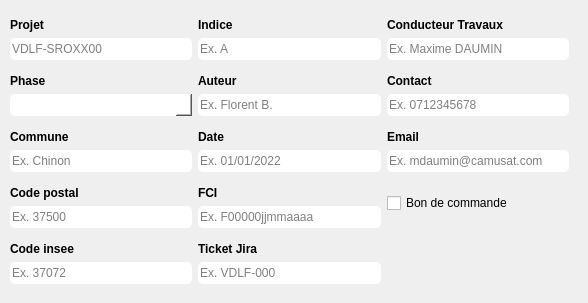
     <widget class="QFrame" name="frameInfo">
      <property name="sizePolicy">
       <sizepolicy hsizetype="MinimumExpanding" vsizetype="MinimumExpanding">
        <horstretch>0</horstretch>
        <verstretch>0</verstretch>
       </sizepolicy>
      </property>
      <property name="frameShape">
       <enum>QFrame::NoFrame</enum>
      </property>
      <property name="frameShadow">
       <enum>QFrame::Plain</enum>
      </property>
      <property name="lineWidth">
       <number>0</number>
      </property>
      <widget class="QWidget" name="layoutWidget">
       <property name="geometry">
        <rect>
         <x>0</x>
         <y>0</y>
         <width>579</width>
         <height>294</height>
        </rect>
       </property>
       <layout class="QGridLayout" name="gridLayout">
        <property name="sizeConstraint">
         <enum>QLayout::SetMinAndMaxSize</enum>
        </property>
        <property name="leftMargin">
         <number>10</number>
        </property>
        <property name="topMargin">
         <number>10</number>
        </property>
        <property name="rightMargin">
         <number>10</number>
        </property>
        <property name="bottomMargin">
         <number>10</number>
        </property>
        <item row="1" column="0">
         <layout class="QVBoxLayout" name="verticalLayout_4">
          <property name="spacing">
           <number>6</number>
          </property>
          <property name="sizeConstraint">
           <enum>QLayout::SetDefaultConstraint</enum>
          </property>
          <item>
           <widget class="QLabel" name="labelPhase">
            <property name="sizePolicy">
             <sizepolicy hsizetype="MinimumExpanding" vsizetype="MinimumExpanding">
              <horstretch>0</horstretch>
              <verstretch>0</verstretch>
             </sizepolicy>
            </property>
            <property name="font">
             <font>
              <weight>75</weight>
              <bold>true</bold>
             </font>
            </property>
            <property name="text">
             <string>Phase</string>
            </property>
            <property name="alignment">
             <set>Qt::AlignBottom|Qt::AlignLeading|Qt::AlignLeft</set>
            </property>
           </widget>
          </item>
          <item>
           <widget class="QComboBox" name="comboBoxPhase">
            <property name="sizePolicy">
             <sizepolicy hsizetype="MinimumExpanding" vsizetype="MinimumExpanding">
              <horstretch>0</horstretch>
              <verstretch>0</verstretch>
             </sizepolicy>
            </property>
            <property name="maximumSize">
             <size>
              <width>16777215</width>
              <height>40</height>
             </size>
            </property>
            <property name="styleSheet">
             <string notr="true">QComboBox {
	background-color: rgb(255, 255, 255);
	color: black;
	border: 0;
	border-radius: 5px;
}
QComboBox:focus {
	background-color: rgb(255, 255, 255);
	border: 1px solid rgb(50, 50, 50);
}
QComboBox:on {
	background-color: rgb(255, 255, 255);
	color: black;
	border: 1px solid rgb(50, 50, 50);
}
QComboBox:strong:focus {
	background-color: rgb(255, 255, 255);
	border: 1px solid rgb(50, 50, 50);
}
QComboBox:pressed {
	background-color: rgb(200, 200, 200);
	border: 0;
}
QComboBox:hover {
	background-color: rgb(255, 255, 255);
	color: black;
	border: 1px solid rgb(50, 50, 50);
}
QComboBox:disabled {
	background-color: rgb(150, 150, 150);
	border: 0;
}
QComboBox:down-arrow {
	background-color: rgb(255, 255, 255);
}
</string>
            </property>
            <property name="editable">
             <bool>true</bool>
            </property>
            <property name="currentText">
             <string/>
            </property>
           </widget>
          </item>
         </layout>
        </item>
        <item row="2" column="0">
         <layout class="QVBoxLayout" name="verticalLayout_7">
          <property name="spacing">
           <number>6</number>
          </property>
          <property name="sizeConstraint">
           <enum>QLayout::SetDefaultConstraint</enum>
          </property>
          <item>
           <widget class="QLabel" name="labelCity">
            <property name="sizePolicy">
             <sizepolicy hsizetype="MinimumExpanding" vsizetype="MinimumExpanding">
              <horstretch>0</horstretch>
              <verstretch>0</verstretch>
             </sizepolicy>
            </property>
            <property name="font">
             <font>
              <weight>75</weight>
              <bold>true</bold>
             </font>
            </property>
            <property name="text">
             <string>Commune</string>
            </property>
            <property name="alignment">
             <set>Qt::AlignBottom|Qt::AlignLeading|Qt::AlignLeft</set>
            </property>
           </widget>
          </item>
          <item>
           <widget class="QLineEdit" name="lineEditCity">
            <property name="sizePolicy">
             <sizepolicy hsizetype="MinimumExpanding" vsizetype="MinimumExpanding">
              <horstretch>0</horstretch>
              <verstretch>0</verstretch>
             </sizepolicy>
            </property>
            <property name="maximumSize">
             <size>
              <width>16777215</width>
              <height>40</height>
             </size>
            </property>
            <property name="styleSheet">
             <string notr="true">QLineEdit {
	background-color: rgb(255, 255, 255);
	border: 0;
	border-radius: 5px;
}
QLineEdit:focus {
	background-color: rgb(255, 255, 255);
	border: 1px solid rgb(50, 50, 50);
}
QLineEdit:strong:focus {
	background-color: rgb(255, 255, 255);
	border: 1px solid rgb(50, 50, 50);
}
QLineEdit:pressed {
	background-color: rgb(200, 200, 200);
	border: 0;
}
QLineEdit:hover {
	background-color: rgb(255, 255, 255);
	border: 1px solid rgb(50, 50, 50);
}
QLineEdit:disabled {
	background-color: rgb(150, 150, 150);
	border: 0;
}</string>
            </property>
            <property name="inputMask">
             <string/>
            </property>
            <property name="placeholderText">
             <string>Ex. Chinon</string>
            </property>
           </widget>
          </item>
         </layout>
        </item>
        <item row="4" column="0">
         <layout class="QVBoxLayout" name="verticalLayout_13">
          <property name="spacing">
           <number>6</number>
          </property>
          <property name="sizeConstraint">
           <enum>QLayout::SetDefaultConstraint</enum>
          </property>
          <item>
           <widget class="QLabel" name="labelInseecode">
            <property name="sizePolicy">
             <sizepolicy hsizetype="MinimumExpanding" vsizetype="MinimumExpanding">
              <horstretch>0</horstretch>
              <verstretch>0</verstretch>
             </sizepolicy>
            </property>
            <property name="font">
             <font>
              <weight>75</weight>
              <bold>true</bold>
             </font>
            </property>
            <property name="text">
             <string>Code insee</string>
            </property>
            <property name="alignment">
             <set>Qt::AlignBottom|Qt::AlignLeading|Qt::AlignLeft</set>
            </property>
           </widget>
          </item>
          <item>
           <widget class="QLineEdit" name="lineEditInseecode">
            <property name="sizePolicy">
             <sizepolicy hsizetype="MinimumExpanding" vsizetype="MinimumExpanding">
              <horstretch>0</horstretch>
              <verstretch>0</verstretch>
             </sizepolicy>
            </property>
            <property name="maximumSize">
             <size>
              <width>16777215</width>
              <height>40</height>
             </size>
            </property>
            <property name="styleSheet">
             <string notr="true">QLineEdit {
	background-color: rgb(255, 255, 255);
	border: 0;
	border-radius: 5px;
}
QLineEdit:focus {
	background-color: rgb(255, 255, 255);
	border: 1px solid rgb(50, 50, 50);
}
QLineEdit:strong:focus {
	background-color: rgb(255, 255, 255);
	border: 1px solid rgb(50, 50, 50);
}
QLineEdit:pressed {
	background-color: rgb(200, 200, 200);
	border: 0;
}
QLineEdit:hover {
	background-color: rgb(255, 255, 255);
	border: 1px solid rgb(50, 50, 50);
}
QLineEdit:disabled {
	background-color: rgb(150, 150, 150);
	border: 0;
}</string>
            </property>
            <property name="inputMask">
             <string/>
            </property>
            <property name="placeholderText">
             <string>Ex. 37072</string>
            </property>
           </widget>
          </item>
         </layout>
        </item>
        <item row="1" column="1">
         <layout class="QVBoxLayout" name="verticalLayout_5">
          <property name="spacing">
           <number>6</number>
          </property>
          <property name="sizeConstraint">
           <enum>QLayout::SetDefaultConstraint</enum>
          </property>
          <item>
           <widget class="QLabel" name="labelAuthor">
            <property name="sizePolicy">
             <sizepolicy hsizetype="MinimumExpanding" vsizetype="MinimumExpanding">
              <horstretch>0</horstretch>
              <verstretch>0</verstretch>
             </sizepolicy>
            </property>
            <property name="font">
             <font>
              <weight>75</weight>
              <bold>true</bold>
             </font>
            </property>
            <property name="text">
             <string>Auteur</string>
            </property>
            <property name="alignment">
             <set>Qt::AlignBottom|Qt::AlignLeading|Qt::AlignLeft</set>
            </property>
           </widget>
          </item>
          <item>
           <widget class="QLineEdit" name="lineEditAuthor">
            <property name="sizePolicy">
             <sizepolicy hsizetype="MinimumExpanding" vsizetype="MinimumExpanding">
              <horstretch>0</horstretch>
              <verstretch>0</verstretch>
             </sizepolicy>
            </property>
            <property name="maximumSize">
             <size>
              <width>16777215</width>
              <height>40</height>
             </size>
            </property>
            <property name="styleSheet">
             <string notr="true">QLineEdit {
	background-color: rgb(255, 255, 255);
	border: 0;
	border-radius: 5px;
}
QLineEdit:focus {
	background-color: rgb(255, 255, 255);
	border: 1px solid rgb(50, 50, 50);
}
QLineEdit:strong:focus {
	background-color: rgb(255, 255, 255);
	border: 1px solid rgb(50, 50, 50);
}
QLineEdit:pressed {
	background-color: rgb(200, 200, 200);
	border: 0;
}
QLineEdit:hover {
	background-color: rgb(255, 255, 255);
	border: 1px solid rgb(50, 50, 50);
}
QLineEdit:disabled {
	background-color: rgb(150, 150, 150);
	border: 0;
}</string>
            </property>
            <property name="inputMask">
             <string/>
            </property>
            <property name="placeholderText">
             <string>Ex. Florent B.</string>
            </property>
           </widget>
          </item>
         </layout>
        </item>
        <item row="2" column="1">
         <layout class="QVBoxLayout" name="verticalLayout_8">
          <property name="spacing">
           <number>6</number>
          </property>
          <property name="sizeConstraint">
           <enum>QLayout::SetDefaultConstraint</enum>
          </property>
          <item>
           <widget class="QLabel" name="labelAuthorDate">
            <property name="sizePolicy">
             <sizepolicy hsizetype="MinimumExpanding" vsizetype="MinimumExpanding">
              <horstretch>0</horstretch>
              <verstretch>0</verstretch>
             </sizepolicy>
            </property>
            <property name="font">
             <font>
              <weight>75</weight>
              <bold>true</bold>
             </font>
            </property>
            <property name="text">
             <string>Date</string>
            </property>
            <property name="alignment">
             <set>Qt::AlignBottom|Qt::AlignLeading|Qt::AlignLeft</set>
            </property>
           </widget>
          </item>
          <item>
           <widget class="QLineEdit" name="lineEditAuthorDate">
            <property name="sizePolicy">
             <sizepolicy hsizetype="MinimumExpanding" vsizetype="MinimumExpanding">
              <horstretch>0</horstretch>
              <verstretch>0</verstretch>
             </sizepolicy>
            </property>
            <property name="maximumSize">
             <size>
              <width>16777215</width>
              <height>40</height>
             </size>
            </property>
            <property name="styleSheet">
             <string notr="true">QLineEdit {
	background-color: rgb(255, 255, 255);
	border: 0;
	border-radius: 5px;
}
QLineEdit:focus {
	background-color: rgb(255, 255, 255);
	border: 1px solid rgb(50, 50, 50);
}
QLineEdit:strong:focus {
	background-color: rgb(255, 255, 255);
	border: 1px solid rgb(50, 50, 50);
}
QLineEdit:pressed {
	background-color: rgb(200, 200, 200);
	border: 0;
}
QLineEdit:hover {
	background-color: rgb(255, 255, 255);
	border: 1px solid rgb(50, 50, 50);
}
QLineEdit:disabled {
	background-color: rgb(150, 150, 150);
	border: 0;
}</string>
            </property>
            <property name="inputMask">
             <string/>
            </property>
            <property name="placeholderText">
             <string>Ex. 01/01/2022</string>
            </property>
           </widget>
          </item>
         </layout>
        </item>
        <item row="2" column="2">
         <layout class="QVBoxLayout" name="verticalLayout_9">
          <property name="spacing">
           <number>6</number>
          </property>
          <property name="sizeConstraint">
           <enum>QLayout::SetDefaultConstraint</enum>
          </property>
          <item>
           <widget class="QLabel" name="labelCdcMail">
            <property name="sizePolicy">
             <sizepolicy hsizetype="MinimumExpanding" vsizetype="MinimumExpanding">
              <horstretch>0</horstretch>
              <verstretch>0</verstretch>
             </sizepolicy>
            </property>
            <property name="font">
             <font>
              <weight>75</weight>
              <bold>true</bold>
             </font>
            </property>
            <property name="text">
             <string>Email</string>
            </property>
            <property name="alignment">
             <set>Qt::AlignBottom|Qt::AlignLeading|Qt::AlignLeft</set>
            </property>
           </widget>
          </item>
          <item>
           <widget class="QLineEdit" name="lineEditCdcMail">
            <property name="sizePolicy">
             <sizepolicy hsizetype="MinimumExpanding" vsizetype="MinimumExpanding">
              <horstretch>0</horstretch>
              <verstretch>0</verstretch>
             </sizepolicy>
            </property>
            <property name="maximumSize">
             <size>
              <width>16777215</width>
              <height>40</height>
             </size>
            </property>
            <property name="styleSheet">
             <string notr="true">QLineEdit {
	background-color: rgb(255, 255, 255);
	border: 0;
	border-radius: 5px;
}
QLineEdit:focus {
	background-color: rgb(255, 255, 255);
	border: 1px solid rgb(50, 50, 50);
}
QLineEdit:strong:focus {
	background-color: rgb(255, 255, 255);
	border: 1px solid rgb(50, 50, 50);
}
QLineEdit:pressed {
	background-color: rgb(200, 200, 200);
	border: 0;
}
QLineEdit:hover {
	background-color: rgb(255, 255, 255);
	border: 1px solid rgb(50, 50, 50);
}
QLineEdit:disabled {
	background-color: rgb(150, 150, 150);
	border: 0;
}</string>
            </property>
            <property name="inputMask">
             <string/>
            </property>
            <property name="placeholderText">
             <string>Ex. mdaumin@camusat.com</string>
            </property>
           </widget>
          </item>
         </layout>
        </item>
        <item row="0" column="1">
         <layout class="QVBoxLayout" name="verticalLayout_2">
          <property name="spacing">
           <number>6</number>
          </property>
          <property name="sizeConstraint">
           <enum>QLayout::SetDefaultConstraint</enum>
          </property>
          <item>
           <widget class="QLabel" name="labelIndex">
            <property name="sizePolicy">
             <sizepolicy hsizetype="MinimumExpanding" vsizetype="MinimumExpanding">
              <horstretch>0</horstretch>
              <verstretch>0</verstretch>
             </sizepolicy>
            </property>
            <property name="font">
             <font>
              <weight>75</weight>
              <bold>true</bold>
             </font>
            </property>
            <property name="text">
             <string>Indice</string>
            </property>
            <property name="alignment">
             <set>Qt::AlignBottom|Qt::AlignLeading|Qt::AlignLeft</set>
            </property>
           </widget>
          </item>
          <item>
           <widget class="QLineEdit" name="lineEditIndex">
            <property name="sizePolicy">
             <sizepolicy hsizetype="MinimumExpanding" vsizetype="MinimumExpanding">
              <horstretch>0</horstretch>
              <verstretch>0</verstretch>
             </sizepolicy>
            </property>
            <property name="maximumSize">
             <size>
              <width>16777215</width>
              <height>40</height>
             </size>
            </property>
            <property name="styleSheet">
             <string notr="true">QLineEdit {
	background-color: rgb(255, 255, 255);
	border: 0;
	border-radius: 5px;
}
QLineEdit:focus {
	background-color: rgb(255, 255, 255);
	border: 1px solid rgb(50, 50, 50);
}
QLineEdit:strong:focus {
	background-color: rgb(255, 255, 255);
	border: 1px solid rgb(50, 50, 50);
}
QLineEdit:pressed {
	background-color: rgb(200, 200, 200);
	border: 0;
}
QLineEdit:hover {
	background-color: rgb(255, 255, 255);
	border: 1px solid rgb(50, 50, 50);
}
QLineEdit:disabled {
	background-color: rgb(150, 150, 150);
	border: 0;
}</string>
            </property>
            <property name="inputMask">
             <string/>
            </property>
            <property name="placeholderText">
             <string>Ex. A</string>
            </property>
           </widget>
          </item>
         </layout>
        </item>
        <item row="3" column="2">
         <layout class="QVBoxLayout" name="verticalLayout_12">
          <property name="spacing">
           <number>6</number>
          </property>
          <property name="sizeConstraint">
           <enum>QLayout::SetDefaultConstraint</enum>
          </property>
          <item>
           <widget class="QCheckBox" name="checkBoxBonComm">
            <property name="sizePolicy">
             <sizepolicy hsizetype="MinimumExpanding" vsizetype="MinimumExpanding">
              <horstretch>0</horstretch>
              <verstretch>0</verstretch>
             </sizepolicy>
            </property>
            <property name="maximumSize">
             <size>
              <width>16777215</width>
              <height>40</height>
             </size>
            </property>
            <property name="text">
             <string>Bon de commande</string>
            </property>
           </widget>
          </item>
         </layout>
        </item>
        <item row="4" column="1">
         <layout class="QVBoxLayout" name="verticalLayout_14">
          <property name="spacing">
           <number>6</number>
          </property>
          <property name="sizeConstraint">
           <enum>QLayout::SetDefaultConstraint</enum>
          </property>
          <item>
           <widget class="QLabel" name="labelTicketJira">
            <property name="sizePolicy">
             <sizepolicy hsizetype="MinimumExpanding" vsizetype="MinimumExpanding">
              <horstretch>0</horstretch>
              <verstretch>0</verstretch>
             </sizepolicy>
            </property>
            <property name="font">
             <font>
              <weight>75</weight>
              <bold>true</bold>
             </font>
            </property>
            <property name="text">
             <string>Ticket Jira</string>
            </property>
            <property name="alignment">
             <set>Qt::AlignBottom|Qt::AlignLeading|Qt::AlignLeft</set>
            </property>
           </widget>
          </item>
          <item>
           <widget class="QLineEdit" name="lineEditTicketJira">
            <property name="sizePolicy">
             <sizepolicy hsizetype="MinimumExpanding" vsizetype="MinimumExpanding">
              <horstretch>0</horstretch>
              <verstretch>0</verstretch>
             </sizepolicy>
            </property>
            <property name="maximumSize">
             <size>
              <width>16777215</width>
              <height>40</height>
             </size>
            </property>
            <property name="styleSheet">
             <string notr="true">QLineEdit {
	background-color: rgb(255, 255, 255);
	border: 0;
	border-radius: 5px;
}
QLineEdit:focus {
	background-color: rgb(255, 255, 255);
	border: 1px solid rgb(50, 50, 50);
}
QLineEdit:strong:focus {
	background-color: rgb(255, 255, 255);
	border: 1px solid rgb(50, 50, 50);
}
QLineEdit:pressed {
	background-color: rgb(200, 200, 200);
	border: 0;
}
QLineEdit:hover {
	background-color: rgb(255, 255, 255);
	border: 1px solid rgb(50, 50, 50);
}
QLineEdit:disabled {
	background-color: rgb(150, 150, 150);
	border: 0;
}</string>
            </property>
            <property name="inputMask">
             <string/>
            </property>
            <property name="placeholderText">
             <string>Ex. VDLF-000</string>
            </property>
           </widget>
          </item>
         </layout>
        </item>
        <item row="3" column="1">
         <layout class="QVBoxLayout" name="verticalLayout_11">
          <property name="spacing">
           <number>6</number>
          </property>
          <property name="sizeConstraint">
           <enum>QLayout::SetDefaultConstraint</enum>
          </property>
          <item>
           <widget class="QLabel" name="labelFci">
            <property name="sizePolicy">
             <sizepolicy hsizetype="MinimumExpanding" vsizetype="MinimumExpanding">
              <horstretch>0</horstretch>
              <verstretch>0</verstretch>
             </sizepolicy>
            </property>
            <property name="font">
             <font>
              <weight>75</weight>
              <bold>true</bold>
             </font>
            </property>
            <property name="text">
             <string>FCI</string>
            </property>
            <property name="alignment">
             <set>Qt::AlignBottom|Qt::AlignLeading|Qt::AlignLeft</set>
            </property>
           </widget>
          </item>
          <item>
           <widget class="QLineEdit" name="lineEditFci">
            <property name="sizePolicy">
             <sizepolicy hsizetype="MinimumExpanding" vsizetype="MinimumExpanding">
              <horstretch>0</horstretch>
              <verstretch>0</verstretch>
             </sizepolicy>
            </property>
            <property name="maximumSize">
             <size>
              <width>16777215</width>
              <height>40</height>
             </size>
            </property>
            <property name="styleSheet">
             <string notr="true">QLineEdit {
	background-color: rgb(255, 255, 255);
	border: 0;
	border-radius: 5px;
}
QLineEdit:focus {
	background-color: rgb(255, 255, 255);
	border: 1px solid rgb(50, 50, 50);
}
QLineEdit:strong:focus {
	background-color: rgb(255, 255, 255);
	border: 1px solid rgb(50, 50, 50);
}
QLineEdit:pressed {
	background-color: rgb(200, 200, 200);
	border: 0;
}
QLineEdit:hover {
	background-color: rgb(255, 255, 255);
	border: 1px solid rgb(50, 50, 50);
}
QLineEdit:disabled {
	background-color: rgb(150, 150, 150);
	border: 0;
}</string>
            </property>
            <property name="inputMask">
             <string/>
            </property>
            <property name="placeholderText">
             <string>Ex. F00000jjmmaaaa</string>
            </property>
           </widget>
          </item>
         </layout>
        </item>
        <item row="0" column="0">
         <layout class="QVBoxLayout" name="verticalLayout">
          <property name="spacing">
           <number>6</number>
          </property>
          <property name="sizeConstraint">
           <enum>QLayout::SetDefaultConstraint</enum>
          </property>
          <item>
           <widget class="QLabel" name="labelSroname">
            <property name="sizePolicy">
             <sizepolicy hsizetype="MinimumExpanding" vsizetype="MinimumExpanding">
              <horstretch>0</horstretch>
              <verstretch>0</verstretch>
             </sizepolicy>
            </property>
            <property name="font">
             <font>
              <weight>75</weight>
              <bold>true</bold>
             </font>
            </property>
            <property name="text">
             <string>Projet</string>
            </property>
            <property name="alignment">
             <set>Qt::AlignBottom|Qt::AlignLeading|Qt::AlignLeft</set>
            </property>
           </widget>
          </item>
          <item>
           <widget class="QLineEdit" name="lineEditSroname">
            <property name="sizePolicy">
             <sizepolicy hsizetype="MinimumExpanding" vsizetype="MinimumExpanding">
              <horstretch>0</horstretch>
              <verstretch>0</verstretch>
             </sizepolicy>
            </property>
            <property name="maximumSize">
             <size>
              <width>16777215</width>
              <height>40</height>
             </size>
            </property>
            <property name="focusPolicy">
             <enum>Qt::StrongFocus</enum>
            </property>
            <property name="styleSheet">
             <string notr="true">QLineEdit {
	background-color: rgb(255, 255, 255);
	border: 0;
	border-radius: 5px;
}
QLineEdit:focus {
	background-color: rgb(255, 255, 255);
	border: 1px solid rgb(50, 50, 50);
}
QLineEdit:strong:focus {
	background-color: rgb(255, 255, 255);
	border: 1px solid rgb(50, 50, 50);
}
QLineEdit:pressed {
	background-color: rgb(200, 200, 200);
	border: 0;
}
QLineEdit:hover {
	background-color: rgb(255, 255, 255);
	border: 1px solid rgb(50, 50, 50);
}
QLineEdit:disabled {
	background-color: rgb(150, 150, 150);
	border: 0;
}</string>
            </property>
            <property name="inputMask">
             <string/>
            </property>
            <property name="placeholderText">
             <string>VDLF-SROXX00</string>
            </property>
           </widget>
          </item>
         </layout>
        </item>
        <item row="3" column="0">
         <layout class="QVBoxLayout" name="verticalLayout_10">
          <property name="spacing">
           <number>6</number>
          </property>
          <property name="sizeConstraint">
           <enum>QLayout::SetDefaultConstraint</enum>
          </property>
          <item>
           <widget class="QLabel" name="labelZipcode">
            <property name="sizePolicy">
             <sizepolicy hsizetype="MinimumExpanding" vsizetype="MinimumExpanding">
              <horstretch>0</horstretch>
              <verstretch>0</verstretch>
             </sizepolicy>
            </property>
            <property name="font">
             <font>
              <weight>75</weight>
              <bold>true</bold>
             </font>
            </property>
            <property name="text">
             <string>Code postal</string>
            </property>
            <property name="alignment">
             <set>Qt::AlignBottom|Qt::AlignLeading|Qt::AlignLeft</set>
            </property>
           </widget>
          </item>
          <item>
           <widget class="QLineEdit" name="lineEditZipcode">
            <property name="sizePolicy">
             <sizepolicy hsizetype="MinimumExpanding" vsizetype="MinimumExpanding">
              <horstretch>0</horstretch>
              <verstretch>0</verstretch>
             </sizepolicy>
            </property>
            <property name="maximumSize">
             <size>
              <width>16777215</width>
              <height>40</height>
             </size>
            </property>
            <property name="styleSheet">
             <string notr="true">QLineEdit {
	background-color: rgb(255, 255, 255);
	border: 0;
	border-radius: 5px;
}
QLineEdit:focus {
	background-color: rgb(255, 255, 255);
	border: 1px solid rgb(50, 50, 50);
}
QLineEdit:strong:focus {
	background-color: rgb(255, 255, 255);
	border: 1px solid rgb(50, 50, 50);
}
QLineEdit:pressed {
	background-color: rgb(200, 200, 200);
	border: 0;
}
QLineEdit:hover {
	background-color: rgb(255, 255, 255);
	border: 1px solid rgb(50, 50, 50);
}
QLineEdit:disabled {
	background-color: rgb(150, 150, 150);
	border: 0;
}</string>
            </property>
            <property name="inputMask">
             <string/>
            </property>
            <property name="placeholderText">
             <string>Ex. 37500</string>
            </property>
           </widget>
          </item>
         </layout>
        </item>
        <item row="0" column="2">
         <layout class="QVBoxLayout" name="verticalLayout_3">
          <property name="spacing">
           <number>6</number>
          </property>
          <property name="sizeConstraint">
           <enum>QLayout::SetDefaultConstraint</enum>
          </property>
          <item>
           <widget class="QLabel" name="labelCdc">
            <property name="sizePolicy">
             <sizepolicy hsizetype="MinimumExpanding" vsizetype="MinimumExpanding">
              <horstretch>0</horstretch>
              <verstretch>0</verstretch>
             </sizepolicy>
            </property>
            <property name="font">
             <font>
              <weight>75</weight>
              <bold>true</bold>
             </font>
            </property>
            <property name="text">
             <string>Conducteur Travaux</string>
            </property>
            <property name="alignment">
             <set>Qt::AlignBottom|Qt::AlignLeading|Qt::AlignLeft</set>
            </property>
           </widget>
          </item>
          <item>
           <widget class="QLineEdit" name="lineEditCdc">
            <property name="sizePolicy">
             <sizepolicy hsizetype="MinimumExpanding" vsizetype="MinimumExpanding">
              <horstretch>0</horstretch>
              <verstretch>0</verstretch>
             </sizepolicy>
            </property>
            <property name="maximumSize">
             <size>
              <width>16777215</width>
              <height>40</height>
             </size>
            </property>
            <property name="styleSheet">
             <string notr="true">QLineEdit {
	background-color: rgb(255, 255, 255);
	border: 0;
	border-radius: 5px;
}
QLineEdit:focus {
	background-color: rgb(255, 255, 255);
	border: 1px solid rgb(50, 50, 50);
}
QLineEdit:strong:focus {
	background-color: rgb(255, 255, 255);
	border: 1px solid rgb(50, 50, 50);
}
QLineEdit:pressed {
	background-color: rgb(200, 200, 200);
	border: 0;
}
QLineEdit:hover {
	background-color: rgb(255, 255, 255);
	border: 1px solid rgb(50, 50, 50);
}
QLineEdit:disabled {
	background-color: rgb(150, 150, 150);
	border: 0;
}</string>
            </property>
            <property name="inputMask">
             <string/>
            </property>
            <property name="placeholderText">
             <string>Ex. Maxime DAUMIN</string>
            </property>
           </widget>
          </item>
         </layout>
        </item>
        <item row="1" column="2">
         <layout class="QVBoxLayout" name="verticalLayout_6">
          <property name="spacing">
           <number>6</number>
          </property>
          <property name="sizeConstraint">
           <enum>QLayout::SetDefaultConstraint</enum>
          </property>
          <item>
           <widget class="QLabel" name="labelCdcTel">
            <property name="sizePolicy">
             <sizepolicy hsizetype="MinimumExpanding" vsizetype="MinimumExpanding">
              <horstretch>0</horstretch>
              <verstretch>0</verstretch>
             </sizepolicy>
            </property>
            <property name="font">
             <font>
              <weight>75</weight>
              <bold>true</bold>
             </font>
            </property>
            <property name="text">
             <string>Contact</string>
            </property>
            <property name="alignment">
             <set>Qt::AlignBottom|Qt::AlignLeading|Qt::AlignLeft</set>
            </property>
           </widget>
          </item>
          <item>
           <widget class="QLineEdit" name="lineEditCdcTel">
            <property name="sizePolicy">
             <sizepolicy hsizetype="MinimumExpanding" vsizetype="MinimumExpanding">
              <horstretch>0</horstretch>
              <verstretch>0</verstretch>
             </sizepolicy>
            </property>
            <property name="maximumSize">
             <size>
              <width>16777215</width>
              <height>40</height>
             </size>
            </property>
            <property name="styleSheet">
             <string notr="true">QLineEdit {
	background-color: rgb(255, 255, 255);
	border: 0;
	border-radius: 5px;
}
QLineEdit:focus {
	background-color: rgb(255, 255, 255);
	border: 1px solid rgb(50, 50, 50);
}
QLineEdit:strong:focus {
	background-color: rgb(255, 255, 255);
	border: 1px solid rgb(50, 50, 50);
}
QLineEdit:pressed {
	background-color: rgb(200, 200, 200);
	border: 0;
}
QLineEdit:hover {
	background-color: rgb(255, 255, 255);
	border: 1px solid rgb(50, 50, 50);
}
QLineEdit:disabled {
	background-color: rgb(150, 150, 150);
	border: 0;
}</string>
            </property>
            <property name="inputMask">
             <string>NNNNNNNNNN</string>
            </property>
            <property name="placeholderText">
             <string>Ex. 0712345678</string>
            </property>
           </widget>
          </item>
         </layout>
        </item>
       </layout>
      </widget>
     </widget>
